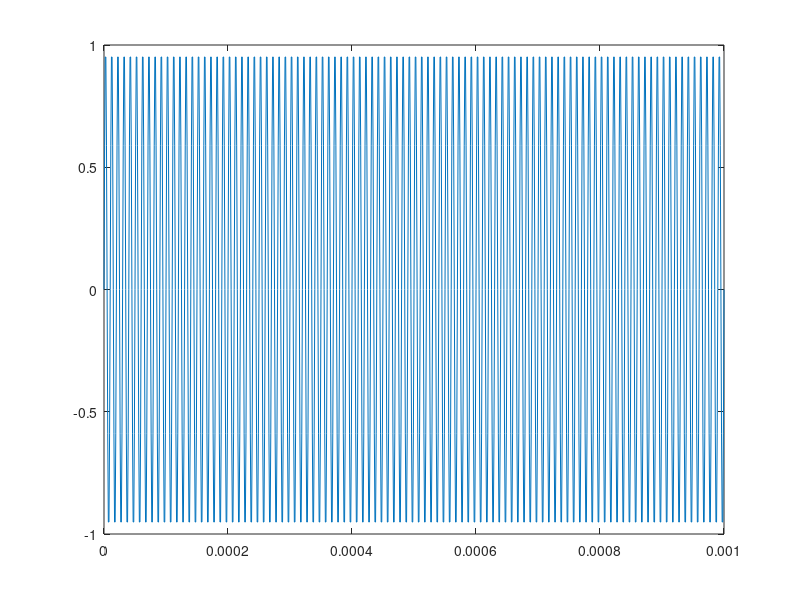
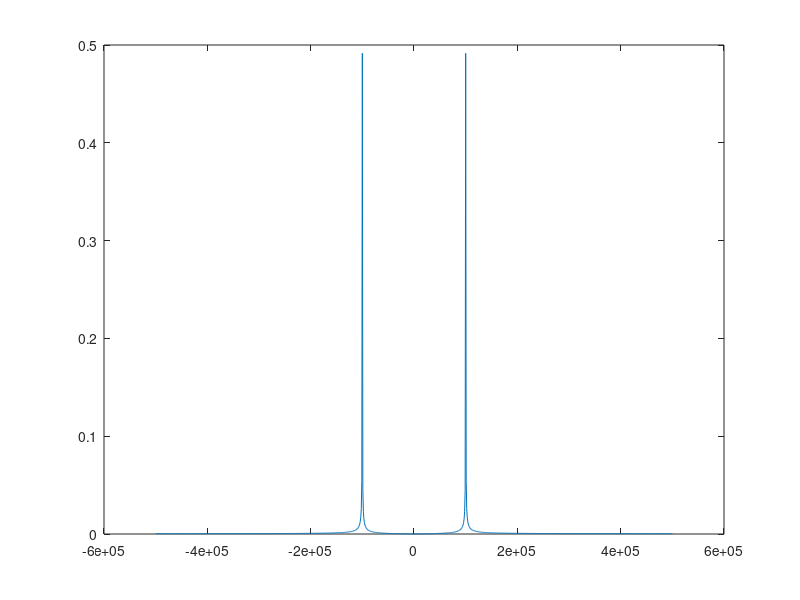

Recreate these plots in MATLAB, in order.
close all
clc

pkg load control
pkg load signal

%Configuracao e parametros iniciais
fs = 10^6;
t = [0:1/fs:0.001];
A = 1;
f = 100*10^3;

%Dominio do tempo
S = A*sin(2*pi*f*t);
plot(t,S)
figure

%Dominio da Frequencia
N=length(t);
vf=linspace(-fs/2, fs/2,length(t)); %vetor de frequencia
signal = A*sin(2*pi*f*t);
psd=fftshift(fft(signal)/N);
power=abs(psd);
plot(vf,power)